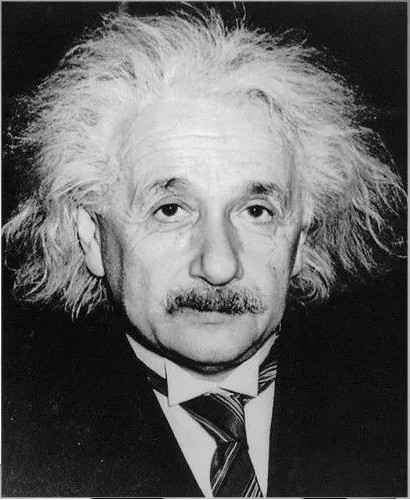
//> input picture img/Einstein.jpeg, 410 x 500 px, given in place of the camera
$ ./blur   (built with g++ and OpenCV 4)
//> lines starting //> are read from the running program, lines starting //| are printed output that depends on the picture
#include<iostream>
#include<opencv2/opencv.hpp>

using namespace cv;
using namespace std;

int main()
{
    VideoCapture cap;

    cap.open(0);

    if (!cap.isOpened())
    {
        return -1;
    }

    uchar key=0;
    Mat frame;
    Mat median, mean, gaus;

    while(key != 'q'){

        cap.read(frame);
//> frame is the input picture: 500 rows x 410 cols, CV_8UC3; min 0, max 255, mean 97.7
        //中值滤波
        medianBlur(frame, median, 7);
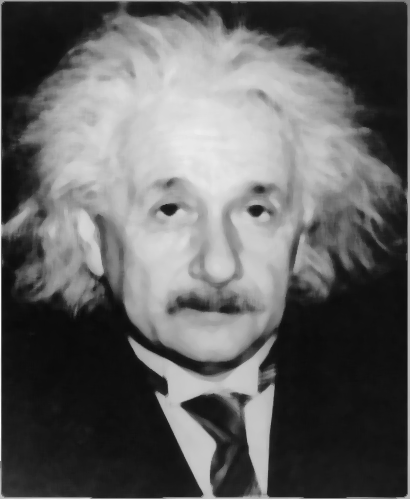
//> median: 500 rows x 410 cols, CV_8UC3; min 10, max 255, mean 98
        //均值滤波
        blur(frame, mean, Size(7, 7));
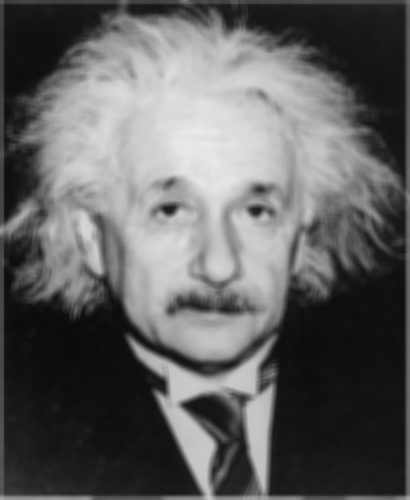
//> mean: 500 rows x 410 cols, CV_8UC3; min 10, max 237, mean 97.2
        //高斯滤波
        GaussianBlur(frame, gaus, Size(7, 7), 5.0);

        imshow("frame", frame);
        imshow("median", median);
        imshow("mean", mean);
        imshow("gauss", gaus);

        key = waitKey(30);
//> the 'q' key is pressed
    }
}

$ run again, on img/elephant.jpeg
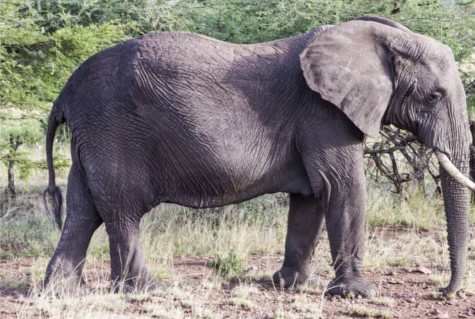
//> input picture img/elephant.jpeg, 475 x 319 px, given in place of the camera
//> frame is the input picture: 319 rows x 475 cols, CV_8UC3; mean B, G, R 125.6, 129, 135
//> `medianBlur(frame, median, 7);`:
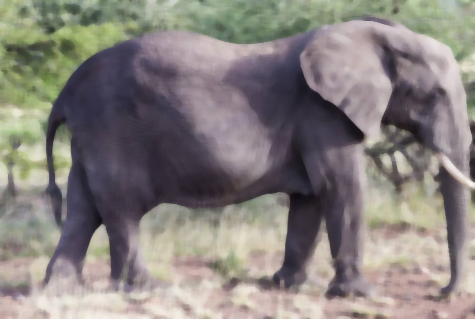
//> median: 319 rows x 475 cols, CV_8UC3; mean B, G, R 126.1, 129.5, 135.6

$ run again, on img/menglu.jpeg
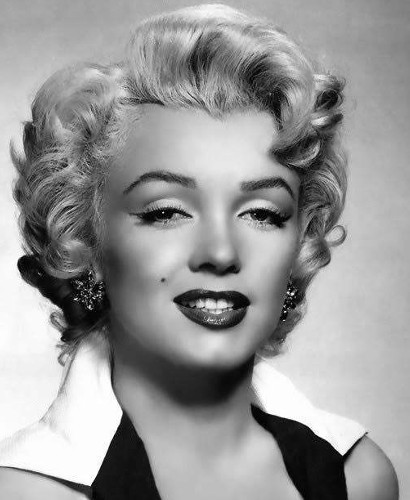
//> input picture img/menglu.jpeg, 410 x 500 px, given in place of the camera
//> frame is the input picture: 500 rows x 410 cols, CV_8UC3; min 0, max 255, mean 152.5
//> `medianBlur(frame, median, 7);`:
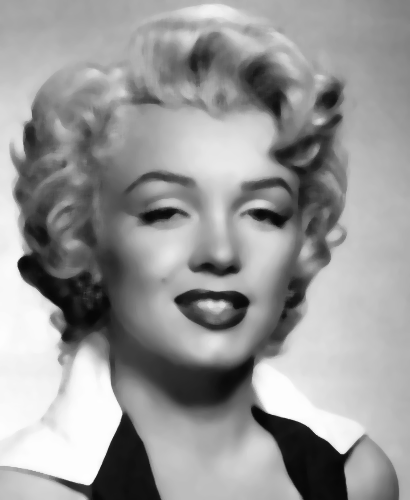
//> median: 500 rows x 410 cols, CV_8UC3; min 7, max 254, mean 152.7
